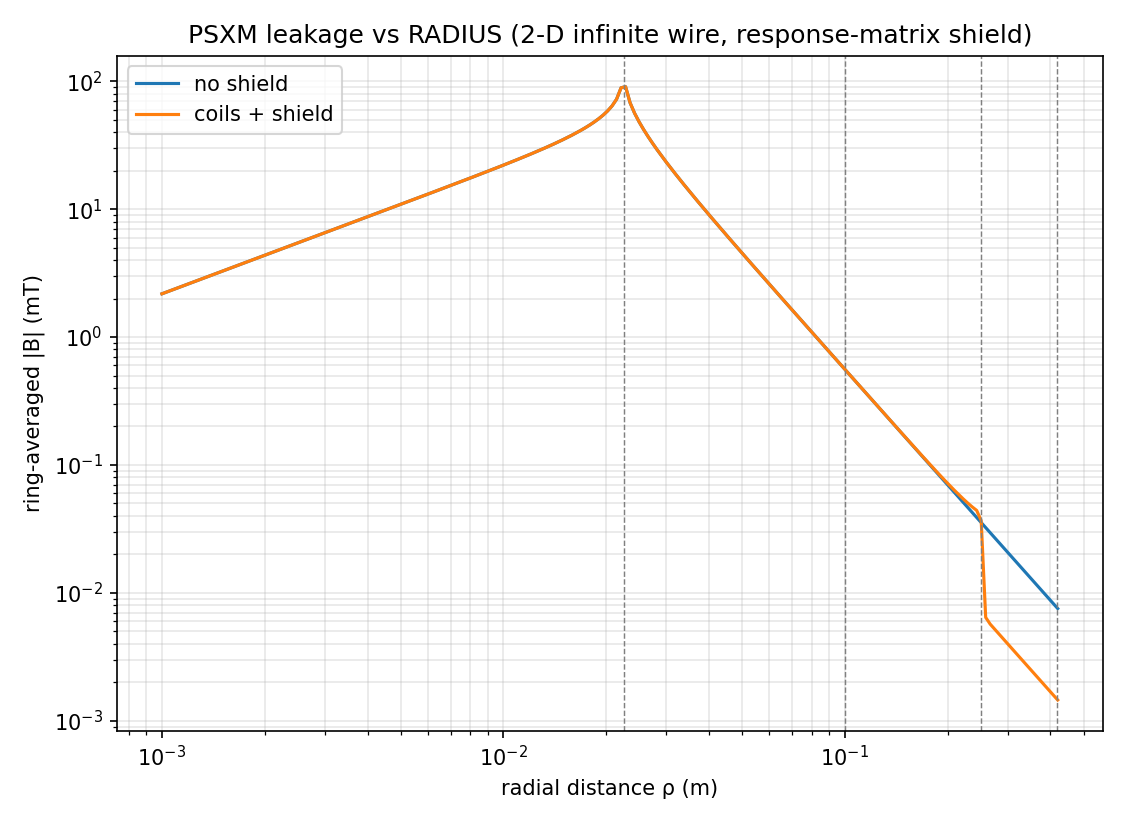

This figure's Python source:
"""shield2D.py -- 2-D (infinite straight wire) PSXM leakage vs RADIUS,
using the interactive_shield response-matrix method.

The coil currents are solved for the centre quadrupole using the COIL DOF only
(and normalized to MAX_CURRENT on the coils). The shield currents are the
decoupled response  I_shield = S @ I_coil  with  S = -K_s^+ K_6  (least
squares nulling the field on/around the shield). This is NOT the joint
106-variable solve (which normalizes coil+shield together and gives a
broken, backwards result).

Leakage = ring-averaged |B| vs radial distance rho (2-D, no z).
"""

import numpy as np
import matplotlib.pyplot as plt

from PSXM_coils import PSXMCoils
from current_solver import CurrentSolver

MAX_CURRENT = 1000.0        # A, coil currents normalized so max|I_coil| = this
SHIELD_N = 100
G = 1e-3                    # T/mm, target central quadrupole gradient
SAMPLE_GAP_MM = 2.0         # mm: radial offset between the shield line currents
                            #     and the B=0 sample points (see note below)
DIST_MARKS_MM = (100.0, 419.0)   # mm: 0.1 m benchmark, ~0.42 m nearest beam
R_MAX_MM = 420.0
SHIELD_RADIUS = 250        # mm, shield radius (PSXM_sim model value)

def ring_meanB(coils, rho, n=96):
    vals = []
    for a in np.linspace(0.017, 2 * np.pi + 0.017, n, endpoint=False):
        try:
            vals.append(coils.B_magnitude(rho * np.cos(a), rho * np.sin(a)))
        except ValueError:
            pass
    return float(np.mean(vals)) if vals else np.nan


def solve_currents(shield_n=SHIELD_N, n_between=3, outer=5.0):
    """interactive_shield method: coil currents for the centre quadrupole
    (coil DOF only, normalized on the coils), then shield response
    I_shield = S @ I_coil."""
    tpl = PSXMCoils(currents=np.zeros(6), shield=True, shield_n=shield_n,shield_radius=SHIELD_RADIUS)
    M = tpl.group_matrix()

    # --- coil currents for the centre quadrupole (coil DOF only) ---
    ang = np.linspace(0, 2 * np.pi, 12, endpoint=False)
    solver_c = CurrentSolver.from_current_source(tpl)
    for a in ang:
        x, y = np.cos(a), np.sin(a)                            # 1 mm ring
        solver_c.add_sample_point(x, y, Bx=G * y, By=G * x)    # quadrupole target
    Kc = solver_c.coefficient_matrix() @ M
    Kcoil = Kc[:, :PSXMCoils.N_COILS]
    Btarget = solver_c.target_field()
    I_coil, *_ = np.linalg.lstsq(Kcoil, Btarget, rcond=None)
    I_coil = CurrentSolver.normalize_currents(I_coil, MAX_CURRENT)

    # --- shield response S: null the field just OFF the shield ---
    # The B=0 sample points are offset radially by SAMPLE_GAP_MM from the
    # discrete shield line currents. Sampling right on the shield puts them
    # ~0.9 mm from a current (in the azimuthal gaps), inside the singular
    # 1/r near-field, which forces the least squares to keep the shield
    # currents tiny and kills the shielding.
    solver_s = CurrentSolver.from_current_source(tpl)
    gap = 360.0 / shield_n
    for radius in (tpl.shield_radius + SAMPLE_GAP_MM, tpl.shield_radius + outer):
        for base in tpl.shield_angles:
            for j in range(1, n_between + 1):
                a = np.radians(base + j * gap / (n_between + 1))
                solver_s.add_sample_point(radius * np.cos(a), radius * np.sin(a), 0.0, 0.0)
    KM = solver_s.coefficient_matrix() @ M
    K6 = KM[:, :PSXMCoils.N_COILS]
    Ksh = KM[:, PSXMCoils.N_COILS:]
    X, *_ = np.linalg.lstsq(Ksh, K6, rcond=None)
    S = -X
    I_shield = S @ I_coil
    return tpl, I_coil, I_shield


def main():
    tpl, I_coil, I_shield = solve_currents()
    kw = dict(radius=tpl.radius, coil_length=tpl.coil_length)
    shielded = PSXMCoils(currents=I_coil, shield=True, shield_radius=tpl.shield_radius,
                         shield_n=SHIELD_N, shield_currents=I_shield, **kw)
    unshielded = PSXMCoils(currents=I_coil, **kw)

    print(f"coil current: max {np.max(np.abs(I_coil)):.1f} A;  "
          f"shield current: peak {np.max(np.abs(I_shield)):.1f} A, "
          f"range [{I_shield.min():.1f}, {I_shield.max():.1f}] A")
    for d in DIST_MARKS_MM:
        bu, bs = ring_meanB(unshielded, d), ring_meanB(shielded, d)
        print(f"radial leakage at {d/1000:.3f} m:  no-shield {bu*1e3:9.4f} mT   "
              f"shielded {bs*1e6:8.3f} µT   (x{bu/bs:.1f})")

    rho = np.geomspace(1.0, R_MAX_MM, 200)
    Bun = np.array([ring_meanB(unshielded, r) for r in rho])
    Bsh = np.array([ring_meanB(shielded, r) for r in rho])

    plt.figure(figsize=(7.5, 5.5))
    plt.loglog(rho / 1000, Bun * 1e3, label="no shield")
    plt.loglog(rho / 1000, Bsh * 1e3, label="coils + shield")
    for d in (tpl.radius, tpl.shield_radius, *DIST_MARKS_MM):
        plt.axvline(d / 1000, color="gray", ls="--", lw=0.7)
    plt.xlabel("radial distance ρ (m)")
    plt.ylabel("ring-averaged |B| (mT)")
    plt.title("PSXM leakage vs RADIUS (2-D infinite wire, response-matrix shield)")
    plt.legend()
    plt.grid(True, which="both", alpha=0.3)
    plt.tight_layout()
    plt.savefig("shield2D.png", dpi=150)
    print("saved shield2D.png")


if __name__ == "__main__":
    main()
